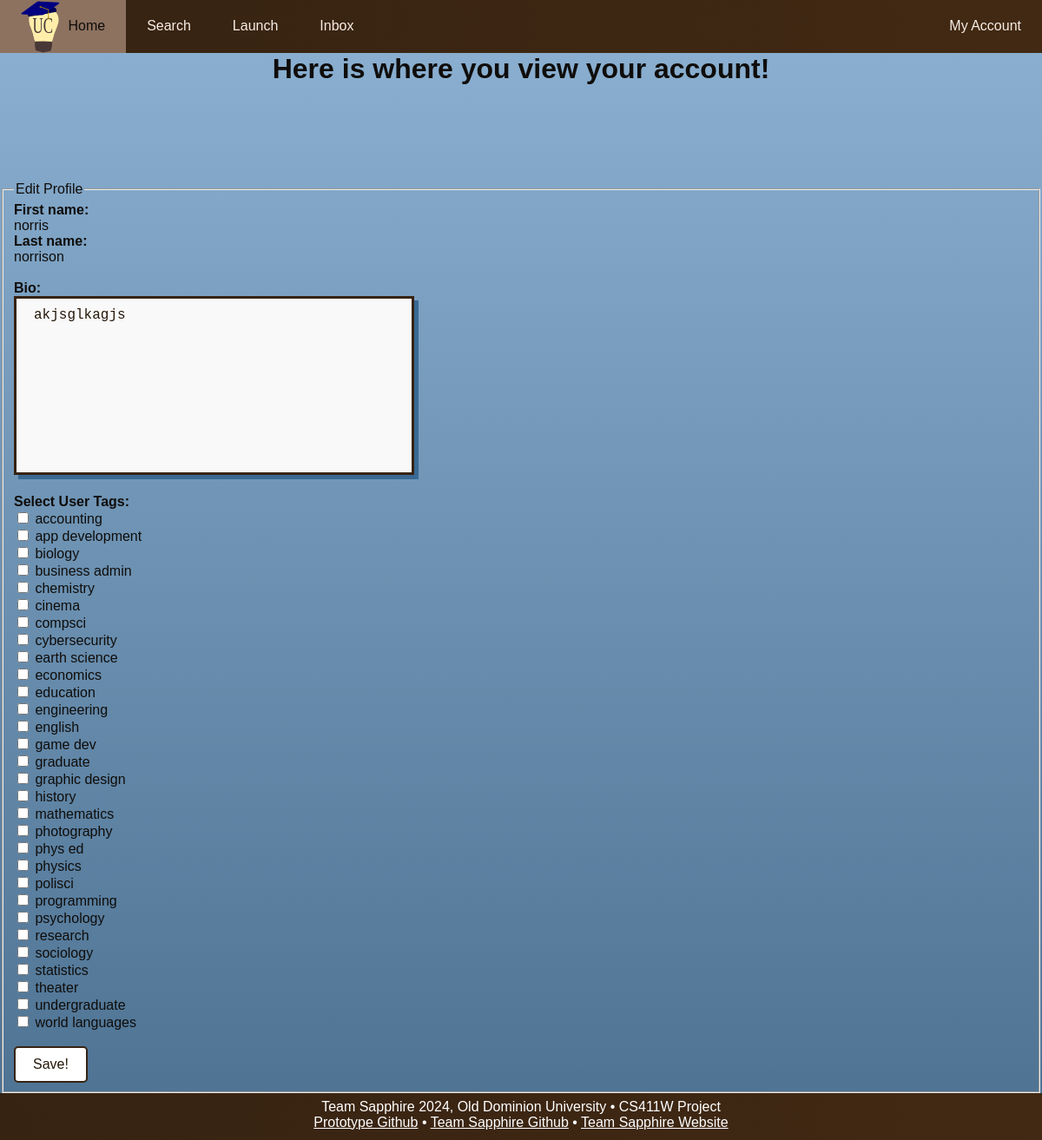
Before: /account/ with the older database file.
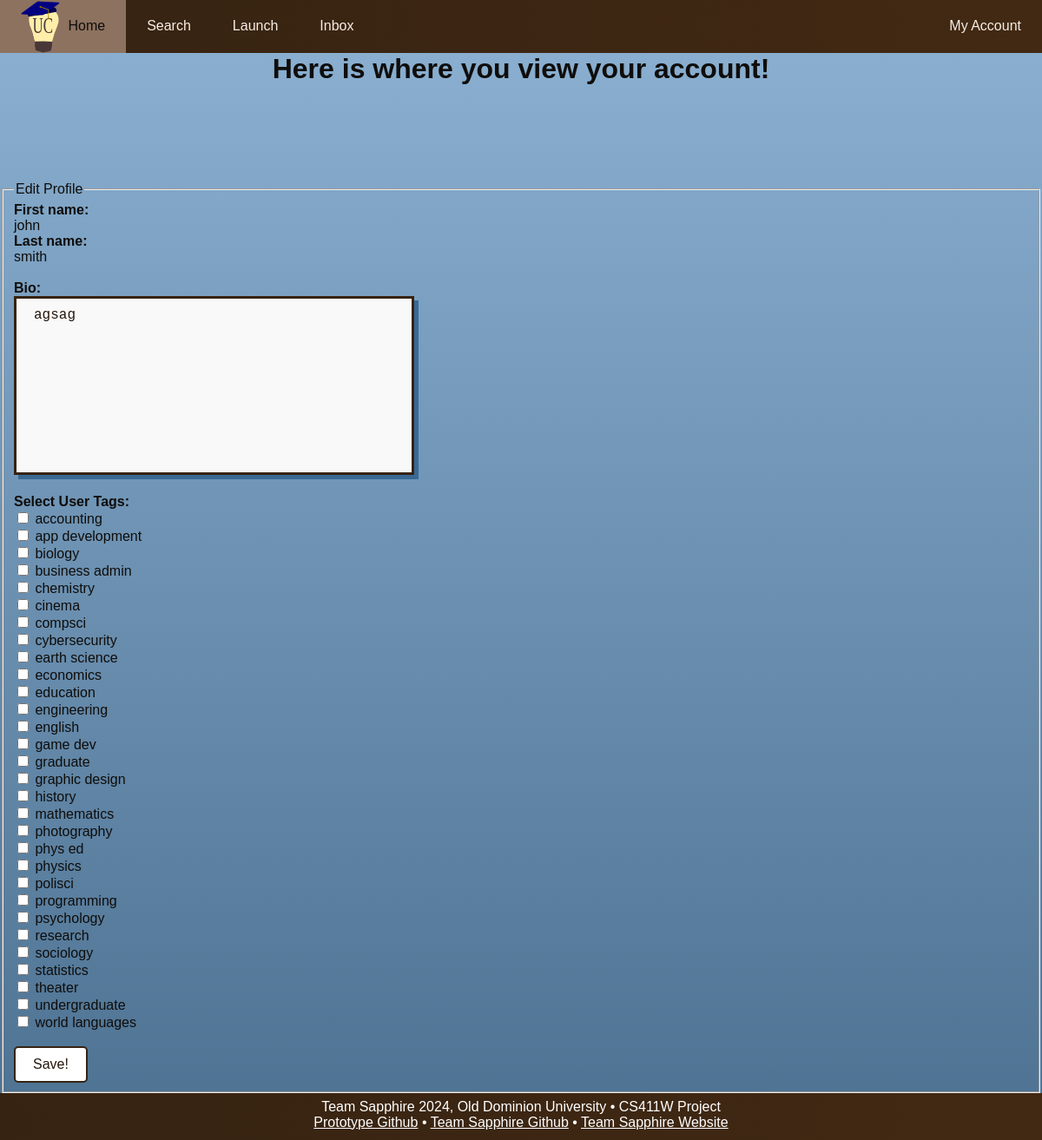
After: the same page with the newer database file.
### database/models.py (models this page shows, shortened)
class User(
    models.Model
):  # made this singular because one object does not contain multiple users.
    school_email = models.EmailField()
    password = models.CharField(
        max_length=60
    )  # with authentification does uconnect need to store this??
    first_name = models.CharField(max_length=50, default="First name")
    last_name = models.CharField(max_length=50, default="Last name")
    biography = models.CharField(
        max_length=1000,
        default="This user has thus far opted to maintain an air of mystery.",
    )
    tags = models.ManyToManyField(Tag, max_length=6)

### database/views.py (the view)
# urls.py: path('account/', views.account , name="account"),
def account(request):
    user = User.objects.get(pk=1) # Note: this is just the first user in the DB for now
    if request.method == "POST":
        form = AccountForm(request.POST, instance=user)
        if form.is_valid():
            form.save()
            return HttpResponseRedirect("../account")
    else:
        form = AccountForm(initial={"biography": user.biography})
    return render(request, 'database/pages/account.html', {"form": form, "user": user})

### database/forms.py
class AccountForm(ModelForm):
    biography = forms.CharField(label="Biography", widget=forms.Textarea, required=False)
    tags = forms.ModelMultipleChoiceField(label="Select up to 6 tags.", queryset=Tag.objects.all(), widget=forms.CheckboxSelectMultiple, required=False)
    class Meta:
        model = User
        fields = ['biography', 'tags']

### database/models.py (called while the page is built)
    def __str__(self):
        return self.name

### database/templates/database/pages/account.html (shortened to what this page needs)
{% load static %}
<!DOCTYPE html>
<head>
  <link rel="stylesheet" href="{% static '/css/style.css' %}">
</head>
<header>
	<nav><div id="navbar">
			<ul>
				<li><a href="/home"><img src="{% static '/images/logo.svg' %}" alt="logo">Home</a></li>
        <li><a href="/search">Search</a></li>
				<li><a href="/launch">Launch</a></li>
				<li><a href="/inbox">Inbox</a></li>
        <li style="float:right"><a href="/account">My Account</a></li>
			</ul>
	</div></nav>
        <body>
          <br>
            <h1 style="text-align:center;">Here is where you view your account!</h1>
            <br><br><br><br><br>
            <form method="post">
                <fieldset>
                  <legend>Edit Profile</legend>
                  <strong>First name:</strong><br>
                  {{ user.first_name }}<br>
                  <strong>Last name:</strong><br>
                  {{ user.last_name }}<br><br>
                  <strong>Bio:</strong><br>
                  <div class="fieldWrapper" style="text-align: left;">
                    {{ form.biography }}
                  </div>
                  <br>
                  <strong>Select User Tags:</strong><br>
                  <div> {{ form.tags }} </div>
                  <br>
                  <input type="submit" value="Save!">
                </fieldset>
              </form>
        </body>
    <nav><div id="footer">
            Team Sapphire 2024, Old Dominion University • CS411W Project<br>
            <a href="https://github.com/zwasique/F24-Sapphire/tree/main">Prototype Github</a> •
            <a href="https://github.com/clars002/411-UConnect-website">Team Sapphire Github</a> •
            <a href="https://clars002.github.io/411-UConnect-website/">Team Sapphire Website</a>
    </div></nav>
</header>

Changed rows visible on the page:
changed User: first_name "norris" → "john"; last_name "norrison" → "smith"; biography "akjsglkagjs" → "agsag"
